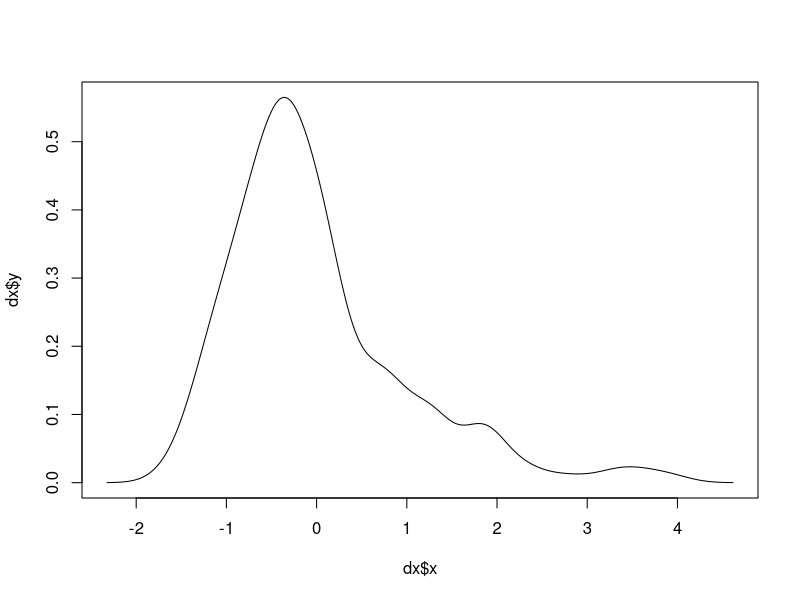
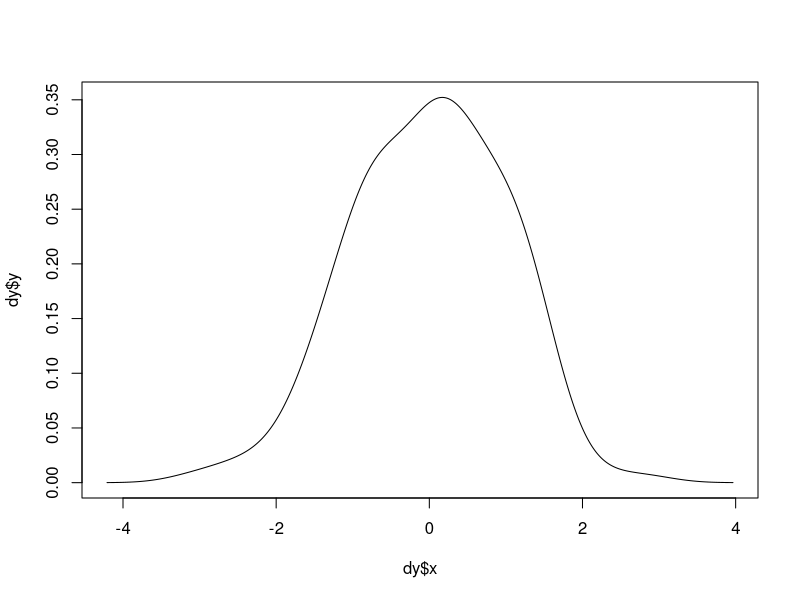
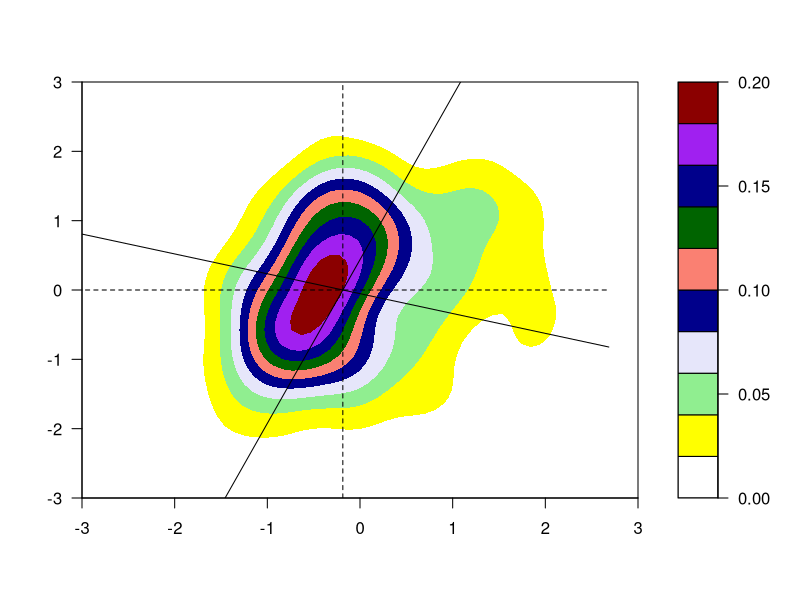
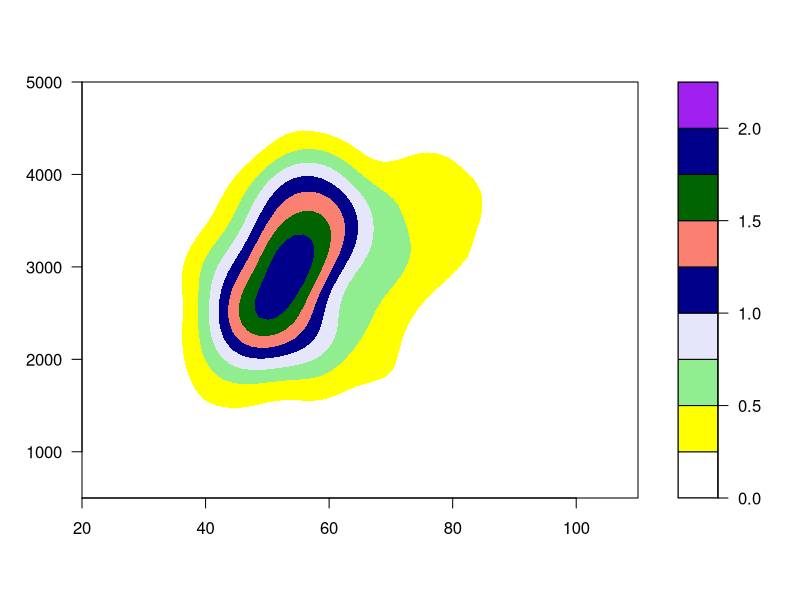
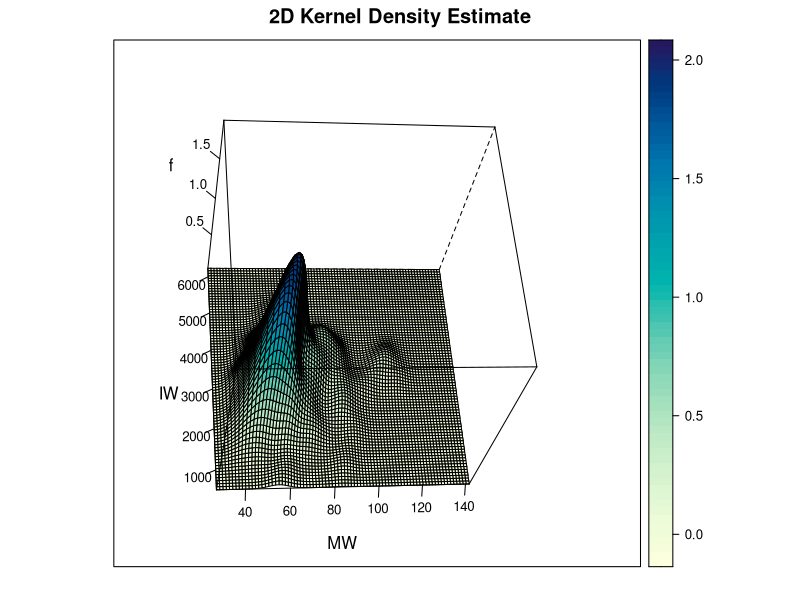
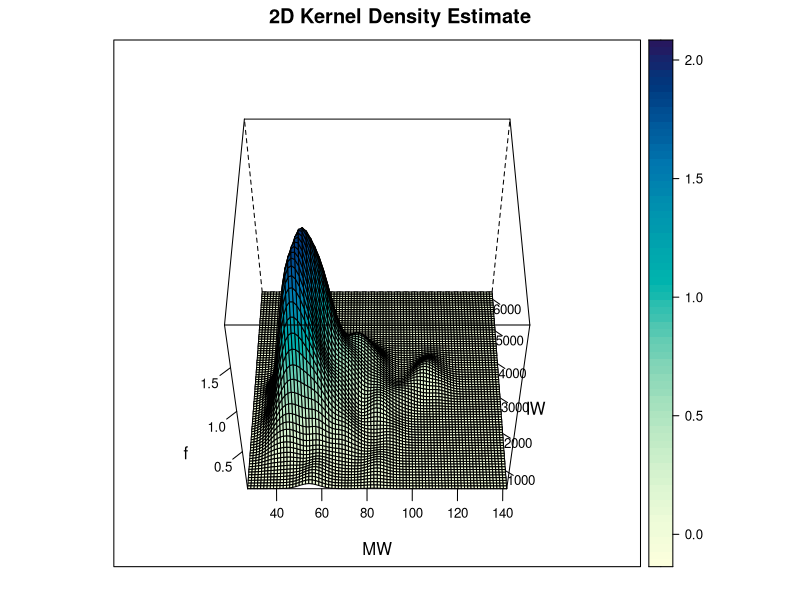

R code for these plots, in order:
# 2D KERNEL DENSITY ESTIMATION
# BANDWIDTH SELECTION USING METHOD OF WAND AND JONES (1994)

# SETUP
library(ks)
library(lattice)
npt = 80
np1 = npt + 1
np2 =  np1^2
a = read.table('birthdat.txt')
x = a[,1]
y = a[,2]
n = length(x)
datmat = cbind(x,y)
xmin = 0.75*min(x)
xmax = 1.25*max(x)
xmean = mean(x)
xrng = xmax - xmin
xval = xmin + xrng*c(0:npt)/npt
ymin = 0.75*min(y)
ymax = 1.25*max(y)
ymean = mean(y)
yrng = ymax - ymin
yval = ymin + yrng*c(0:npt)/npt
eval = NULL
for (i in 1:np1) {
  xv = rep(xval[i],np1)
  ev = cbind(xv,yval)
  eval = rbind(eval,ev)
 }

# NORMALIZE DATA
sdx = sd(x)
sdy = sd(y)
nrmfac1 = cbind(rep(sdx,n),rep(sdy,n))
nrmfac2 = cbind(rep(sdx,np2),rep(sdy,np2))
dm2 = datmat/nrmfac1
ev2 = eval/nrmfac2

# UNIVARIATE DENSITY ESTIMATES FOR X AND Y
# (NORMALIZED AND CENTERED)
xdnew = (x-xmean)/sdx
dx = density(xdnew,bw="SJ")
plot(dx$x,dx$y,type="l")
ydnew = (y-ymean)/sdy
dy = density(ydnew,bw="SJ")
plot(dy$x,dy$y,type="l")

# DENSITY ESTIMATE
Hmat = Hpi(dm2, deriv.order=0)
den = kdde(dm2, H=Hmat, deriv.order=0, eval.points=ev2)
f0 = den$estimate
f = den$estimate/(sdx*sdy)
f = 1e5 * f

# INFO ON H MATRIX
egn = eigen(Hmat)
evals = egn$values
evec = egn$vectors
a = sqrt(evals)
arat = a[2]/a[1]
theta = atan(evec[2,1]/evec[1,1])
if (theta < 0) {theta = theta + 2*pi}
theta = 360*theta/(2*pi)
Hmat
evals
evec
a
arat
theta

# LEVEL PLOT OF DENSITY ON NORMALIZED SCALE
library(graphics)
zv0 = matrix(0,np1,np1)
for (k1 in 1:np1) {
for (k2 in 1:np1) {
  ix = np1*(k1-1) + k2
  zv0[k1,k2] = f0[ix]
 }
 }
lvl = seq(from=0, to=0.2, by=0.02)
clrs = c("white","yellow","lightgreen","lavender","darkblue",
  "salmon","darkgreen","darkblue","purple","darkred")
shft = -0.842  
filled.contour(x=(xval-xmean)/sdx, y=(yval-ymean)/sdy, z=zv0, xlim = c(-3,3),col=clrs,
  ylim = c(-3,3), zlim = c(0,0.2), levels=lvl)
lines(shft+5*c(0,evec[1,1]),5*c(0,evec[2,1]),lty=1,col="black")
lines(shft-5*c(0,evec[1,1]),-5*c(0,evec[2,1]),lty=1,col="black")
lines(shft+5*c(0,evec[1,2]),5*c(0,evec[2,2]),lty=1,col="black")
lines(shft-2.5*c(0,evec[1,2]),-2.5*c(0,evec[2,2]),lty=1,col="black")
lines(c(shft,shft),c(-3,3),lty=2)
lines(c(-3.2,1.5),c(0,0),lty=2)

# LEVEL PLOT OF DENSITY ON ORIGINAL SCALE
library(graphics)
zv = matrix(0,np1,np1)
for (k1 in 1:np1) {
for (k2 in 1:np1) {
  ix = np1*(k1-1) + k2
  zv[k1,k2] = f[ix]
 }
 }
lvl = seq(from=0, to=2.25, by=0.25)
clrs = c("white","yellow","lightgreen","lavender","darkblue",
  "salmon","darkgreen","darkblue","purple","darkred")
filled.contour(x=xval, y=yval, z=zv, xlim = c(20,110),col=clrs,
  ylim = c(500,5000), zlim = c(0,2.5), levels=lvl)

# PREPARE FOR WIREFRAME PLOTTING
xv = eval[,1]
yv = eval[,2]
df = data.frame(xv,yv,eval)
scl = list(arrows=FALSE, tick.number = 5)

# WIREFRAME PLOTTING FUNCTION
denplt = function(x_ang, y_ang) {
  scr = list(x=x_ang, y=y_ang)
  wireframe(f~xv*yv,data=df,drape=TRUE, xlab = "MW", ylab = "IW", zlab = "f",
    main = "2D Kernel Density Estimate", xlim = range(xval), ylim = range(yval),
    zlim = range(f), scales=scl, screen=scr)
  }  
  
# DENSITY SURFACE PLOTS  
denplt(-30,10)  
denplt(-40,0)


###############################################################################

# OUTPUT FROM INFO ON H MATRIX
# 
# > Hmat
#            [,1]       [,2]
# [1,] 0.09316098 0.02951363
# [2,] 0.02951363 0.16762598
# > evals
# [1] 0.17790468 0.08288229
# > evec
#           [,1]       [,2]
# [1,] 0.3288940 -0.9443668
# [2,] 0.9443668  0.3288940
# > a
# [1] 0.4217875 0.2878929
# > arat
# [1] 0.6825543
# > theta
# [1] 70.79834
